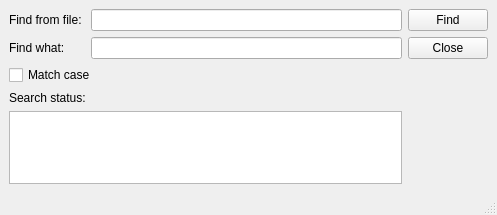
<?xml version="1.0" encoding="UTF-8"?>
<ui version="4.0">
 <class>MainWindow</class>
 <widget class="QMainWindow" name="MainWindow">
  <property name="geometry">
   <rect>
    <x>0</x>
    <y>0</y>
    <width>497</width>
    <height>215</height>
   </rect>
  </property>
  <property name="windowTitle">
   <string>MainWindow</string>
  </property>
  <widget class="QWidget" name="centralwidget">
   <layout class="QGridLayout" name="gridLayout">
    <item row="0" column="0">
     <widget class="QLabel" name="label">
      <property name="text">
       <string>Find from file: </string>
      </property>
     </widget>
    </item>
    <item row="0" column="1">
     <widget class="QLineEdit" name="fileLineEdit"/>
    </item>
    <item row="0" column="2">
     <widget class="QPushButton" name="findPushButton">
      <property name="text">
       <string>Find</string>
      </property>
     </widget>
    </item>
    <item row="3" column="0" colspan="2">
     <widget class="QLabel" name="label_3">
      <property name="text">
       <string>Search status:</string>
      </property>
     </widget>
    </item>
    <item row="1" column="2">
     <widget class="QPushButton" name="closePushButton">
      <property name="text">
       <string>Close</string>
      </property>
     </widget>
    </item>
    <item row="1" column="1">
     <widget class="QLineEdit" name="keyLineEdit"/>
    </item>
    <item row="1" column="0">
     <widget class="QLabel" name="label_2">
      <property name="text">
       <string>Find what:</string>
      </property>
     </widget>
    </item>
    <item row="2" column="0" colspan="2">
     <widget class="QCheckBox" name="matchCheckBox">
      <property name="text">
       <string>Match case</string>
      </property>
     </widget>
    </item>
    <item row="4" column="0" colspan="2">
     <widget class="QTextBrowser" name="textBrowser"/>
    </item>
   </layout>
  </widget>
  <widget class="QMenuBar" name="menubar">
   <property name="geometry">
    <rect>
     <x>0</x>
     <y>0</y>
     <width>497</width>
     <height>20</height>
    </rect>
   </property>
  </widget>
  <widget class="QStatusBar" name="statusbar"/>
 </widget>
 <resources/>
 <connections>
  <connection>
   <sender>closePushButton</sender>
   <signal>clicked()</signal>
   <receiver>MainWindow</receiver>
   <slot>close()</slot>
   <hints>
    <hint type="sourcelabel">
     <x>447</x>
     <y>67</y>
    </hint>
    <hint type="destinationlabel">
     <x>248</x>
     <y>107</y>
    </hint>
   </hints>
  </connection>
 </connections>
</ui>
